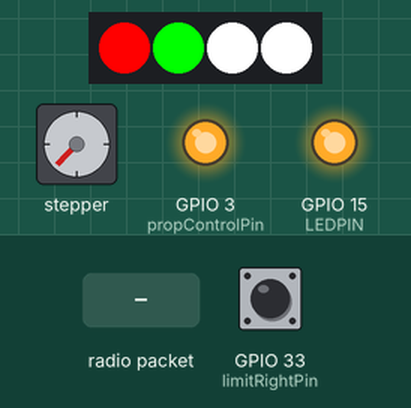
Simulated run of this sketch. Board: ESP32. Shown: stepper motor, 4 RGB LEDs in strip order, left to right, output pins drawn as LEDs (lit = HIGH). Wiring (inferred from the names in the program): stepper motor driver (200 steps per turn assumed): step GPIO 7; direction GPIO 9. The inputs (shaded band) are chosen by the test bench; at power-on: GPIO 33 (limitRightPin) HIGH. Random numbers use the default seed unless the sketch sets one; pins used as bus, display or sensor lines are not drawn.

Above: at 1.2 s.
1.3 s: radio packet "NAV_OFF" arrives
At 1.65 s:
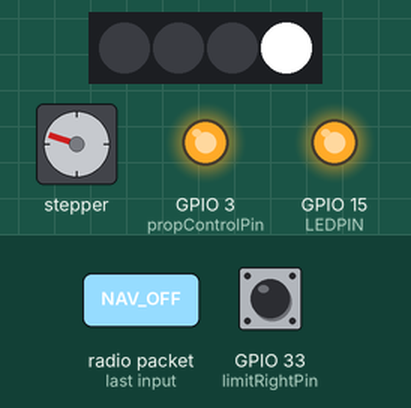
4.3 s: radio packet "PROP_STOP" arrives
At 4.65 s:
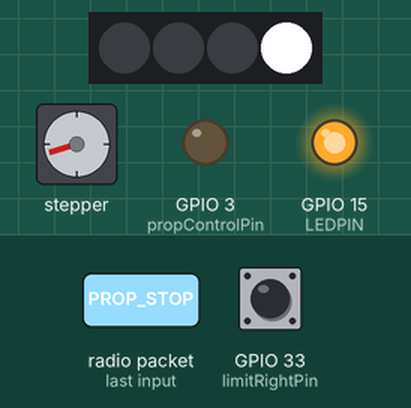
7.3 s: radio packet "PROP_START" arrives
At 7.65 s:
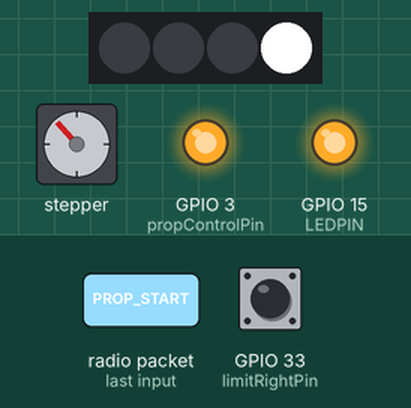
10.3 s: GPIO 33 (limitRightPin) pulled LOW for 0.15 s
13.4 s: radio packet "NAV_ON" arrives
At 14.15 s:
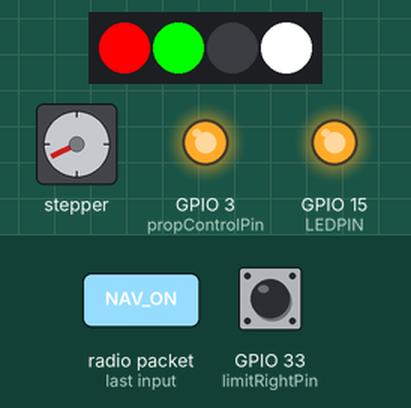
16.4 s: radio packet "LANDING_OFF" arrives
At 16.55 s:
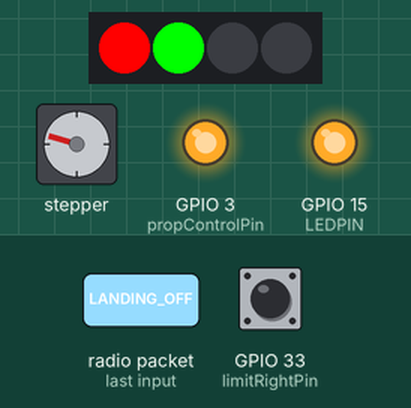
Timing chart, 0 to 20.4 s (numbered marks = the images above; inputs shaded):
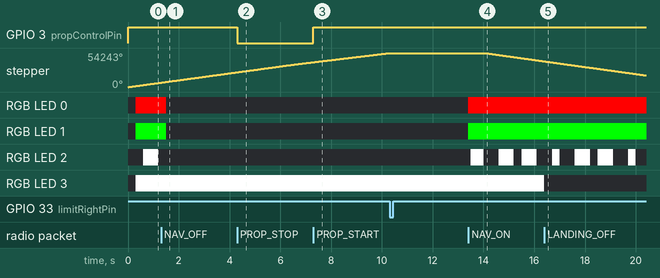

The sketch:

vbs_prop_motor.ino
```cpp
#include <esp_now.h>
#include <WiFi.h>
#include <Adafruit_NeoPixel.h>

// Pin definitions
const int LEDPIN = 15;
const int propControlPin = 3; // Connected to IRFZ44n gate
const int weightStepPin = 7;
const int weightDirPin = 9;
const int limitLeftPin = 18; // Yellow Wire
const int limitRightPin = 33; //Blue Wire
const int NEOPIXEL_PIN = 5;
const int NEOPIXEL_COUNT = 4;

// NeoPixel setup
Adafruit_NeoPixel pixels(NEOPIXEL_COUNT, NEOPIXEL_PIN, NEO_GRB + NEO_KHZ800);

// Globals
bool propRunning = true;

// Motion control variables
unsigned long lastMoveTime = 0;
unsigned long pauseDuration = 0;
bool movingToEdge = true;
bool movingRight = true;
bool movingToCenter = false;
bool waiting = false;

// Light control variables
bool navigationLights = true;
bool landingLights = true;
unsigned long lastBlinkTime = 0;
bool blinkState = false;
const unsigned long BLINK_INTERVAL = 500; // 500ms blink interval

// Light colors (RGB)
const uint32_t RED = pixels.Color(255, 0, 0);
const uint32_t GREEN = pixels.Color(0, 255, 0);
const uint32_t WHITE = pixels.Color(255, 255, 255);
const uint32_t OFF = pixels.Color(0, 0, 0);

void setup() {
  // Pin setup
  pinMode(LEDPIN, OUTPUT);
  digitalWrite(LEDPIN, HIGH);
  pinMode(propControlPin, OUTPUT);
  digitalWrite(propControlPin, HIGH); // Start with prop on
  pinMode(weightStepPin, OUTPUT);
  pinMode(weightDirPin, OUTPUT);
  pinMode(limitLeftPin, INPUT_PULLUP);
  pinMode(limitRightPin, INPUT_PULLUP);

  // Initialize NeoPixels
  pixels.begin();
  pixels.show(); // Initialize all pixels to 'off'

  setupESPNow();
  delay(10);
  randomSeed(analogRead(0)); // Seed random with noise

  // Serial.begin(115200);
  WiFi.mode(WIFI_STA); // Required for esp_now
  // Serial.println("MAC Address:");
  // Serial.println(WiFi.macAddress());
}

void loop() {
  controlPropeller();
  handleWeightMotion();
  updateNavigationLights();
}

void OnDataRecv(const esp_now_recv_info_t *info, const uint8_t *incomingData, int len) {
  String command = String((char*)incomingData);

  if (command == "PROP_START") {
    propRunning = true;
  } else if (command == "PROP_STOP") {
    propRunning = false;
  } else if (command == "WEIGHT_START") {
    waiting = false;
    movingToEdge = true;
  } else if (command == "WEIGHT_STOP") {
    waiting = true;
  } else if (command == "NAV_ON") {
    navigationLights = true;
  } else if (command == "NAV_OFF") {
    navigationLights = false;
  } else if (command == "LANDING_ON") {
    landingLights = true;
  } else if (command == "LANDING_OFF") {
    landingLights = false;
  } else if (command == "LIGHTS_ALL_ON") {
    navigationLights = true;
    landingLights = true;
  } else if (command == "LIGHTS_ALL_OFF") {
    navigationLights = false;
    landingLights = false;
  }
}

void setupESPNow() {
  WiFi.mode(WIFI_STA);
  if (esp_now_init() != ESP_OK) {
    Serial.println("ESP-NOW init failed");
    return;
  }
  esp_now_register_recv_cb(OnDataRecv);
}

// ------------------- PROP -------------------
void controlPropeller() {
  if (propRunning) {
    digitalWrite(propControlPin, HIGH); // Turn on MOSFET (prop on)
  } else {
    digitalWrite(propControlPin, LOW);  // Turn off MOSFET (prop off)
  }
}

// ------------------- LIGHTS -------------------
void updateNavigationLights() {
  // Handle blinking timing
  if (millis() - lastBlinkTime >= BLINK_INTERVAL) {
    lastBlinkTime = millis();
    blinkState = !blinkState;
  }

  if (!navigationLights && !landingLights) {
    // All lights off
    pixels.clear();
    pixels.show();
    return;
  }

  // Standard aircraft navigation light configuration:
  // Pixel 0: Left wing tip - RED (port side)
  // Pixel 1: Right wing tip - GREEN (starboard side)
  // Pixel 2: Tail - WHITE (anti-collision, blinking)
  // Pixel 3: Landing light - WHITE (steady when on)

  if (navigationLights) {
    // Port (left) navigation light - steady red
    pixels.setPixelColor(0, RED);

    // Starboard (right) navigation light - steady green
    pixels.setPixelColor(1, GREEN);

    // Anti-collision light (tail) - blinking white
    pixels.setPixelColor(2, blinkState ? WHITE : OFF);
  } else {
    // Navigation lights off
    pixels.setPixelColor(0, OFF);
    pixels.setPixelColor(1, OFF);
    pixels.setPixelColor(2, OFF);
  }

  if (landingLights) {
    // Landing light - steady white
    pixels.setPixelColor(3, WHITE);
  } else {
    // Landing light off
    pixels.setPixelColor(3, OFF);
  }


  pixels.show();
}

// ----------------- WEIGHT ------------------
void handleWeightMotion() {
  if (waiting) {
    if (millis() - lastMoveTime >= pauseDuration) {
      waiting = false;
      movingToEdge = !movingToEdge;
      if (!movingToEdge) movingToCenter = true;
    } else {
      return;
    }
  }

  if (movingToEdge) {
    if (movingRight) {
      digitalWrite(weightDirPin, HIGH);
      digitalWrite(weightStepPin, HIGH);
      delayMicroseconds(25);
      digitalWrite(weightStepPin, LOW);
      delayMicroseconds(25);
      if (digitalRead(limitRightPin) == LOW) {
        startPause();
      }
    } else {
      digitalWrite(weightDirPin, LOW);
      digitalWrite(weightStepPin, HIGH);
      delayMicroseconds(25);
      digitalWrite(weightStepPin, LOW);
      delayMicroseconds(25);
      if (digitalRead(limitLeftPin) == LOW) {
        startPause();
      }
    }
  } else if (movingToCenter) {
    // Always move to center from either side: assume ~100 steps
    static int centerSteps = 0;
    digitalWrite(weightDirPin, movingRight ? LOW : HIGH); // Reverse direction
    digitalWrite(weightStepPin, HIGH);
    delayMicroseconds(25);
    digitalWrite(weightStepPin, LOW);
    delayMicroseconds(25);
    centerSteps++;
    if (centerSteps >= 42000) { // Adjust to match your track's center
      centerSteps = 0;
      movingToCenter = false;
      movingRight = random(0, 2); // Random next direction
      startPause();
    }
  }
}

void startPause() {
  waiting = true;
  lastMoveTime = millis();
  pauseDuration = random(3000, 8000); // 3–8 seconds
}
```

Measured:
- after the input at 4.3 s, GPIO 3 (propControlPin): HIGH → LOW at once
- after the input at 7.3 s, GPIO 3 (propControlPin): LOW → HIGH at once
- after the input at 10.3 s, every drawn part: stays the same
- after the input at 13.4 s, RGB LED 0: off → RGB(255, 0, 0) at once; RGB LED 1: off → RGB(0, 255, 0) at once; RGB LED 2: goes RGB(255, 255, 255) 0.50 s, off 0.60 s, RGB(255, 255, 255) 0.60 s, off 0.30 s, RGB(255, 255, 255) 0.60 s, then off, starting after 0.10 s
